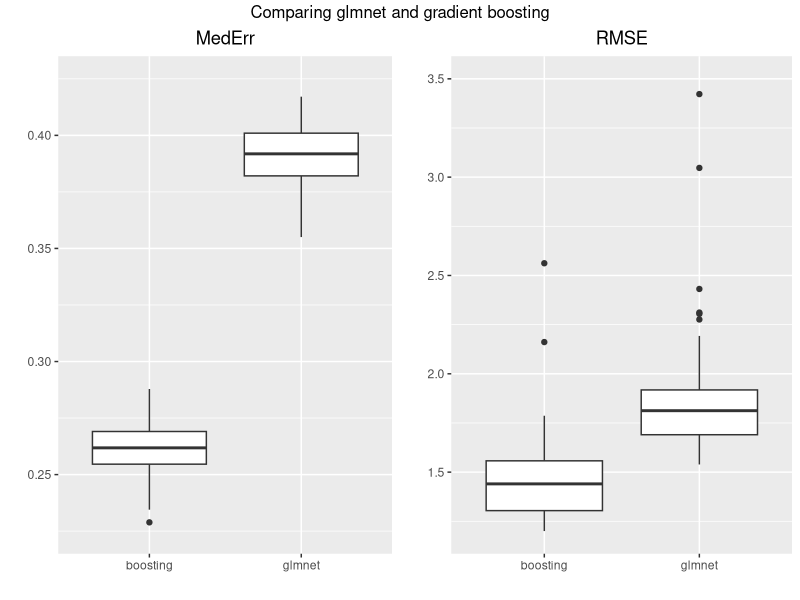

Write R code to recreate this figure.
library(ggplot2)
library(dplyr)
library(gridExtra)

get_data<-function(){
  glmnet<-read.csv('results-glmnet-cross-table.csv')
  pgb_cross<-read.csv('results-pgboost-cross-table.csv')
  
  glmnet2<-mutate(glmnet, label='glmnet')
  pgb_cross2<-mutate(pgb_cross, label='boosting')
  
  df<-rbind(glmnet2, pgb_cross2)  
}



make_plot<-function(df){
  g1<-ggplot(df, aes(label, rmse))+geom_boxplot()
  g1<-g1+labs(title='RMSE',x='',y='')+ylim(c(1.2,3.5))+
    theme(plot.title = element_text(hjust = 0.5))
  g2<-ggplot(df, aes(label, mederr))+geom_boxplot()
  g2<-g2+labs(title='MedErr',x='',y='')+ylim(c(0.225,0.425))+
    theme(plot.title = element_text(hjust = 0.5))
  g2
  grid.arrange(g2, g1, ncol=2, top='Comparing glmnet and gradient boosting')
}

df<-get_data()
make_plot(df)
